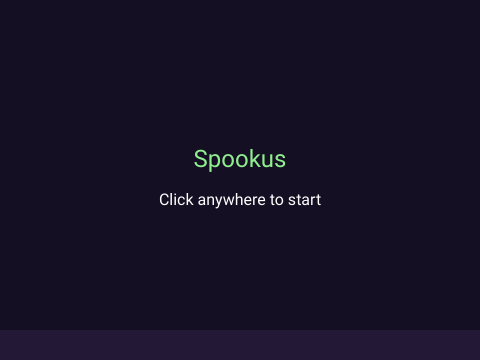
Frame 1 (no input)
Frame 60 (no input): identical to frame 1, image omitted
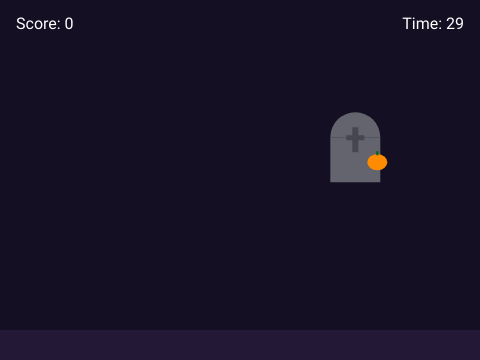
Frame 120 (the mouse pressed at the canvas centre since frame 60)

The p5.js sketch that drew these frames (run headless with seeded random() and noise() and a simulated clock; from frame 60 on, the mouse is pressed at the canvas centre):

// p5.js sketch
// ── sketch.js
let ghost;
let score = 0;
let duration = 30;
let startTime;
let state = 'start';
let spawnEvery = 60;
let particles = [];

function setup() {
  createCanvas(480, 360);
  textFont('Roboto');
  spawnGhost();
}

function spawnGhost() {
  ghost = { x: random(50, width - 50), y: random(60, height - 40) };
}

function draw() {
  background(20, 15, 35);
  noStroke();
  fill(35, 25, 55);
  rect(0, height - 30, width, 30);

  if (state === 'start') {
    textAlign(CENTER, CENTER);
    fill(144, 238, 144);
    textSize(24);
    text('Spookus', width / 2, height / 2 - 20);
    fill(255);
    textSize(16);
    text('Click anywhere to start', width / 2, height / 2 + 20);
    return;
}

  if (state === 'over') {
    textAlign(CENTER, CENTER);
    fill(255, 100, 100);
    textSize(24);
    text('Game Over', width / 2, height / 2 - 30);
    fill(255);
    textSize(18);
    text('Final Score: ' + score, width / 2, height / 2 + 5);
    textSize(14);
    text('Click to retry', width / 2, height / 2 + 40);
    return; } 

  let elapsed = (millis() - startTime) / 1000;
  let timeLeft = max(0, duration - elapsed);
  
  if (timeLeft <= 0) {
    state = 'over';
    return; }

  if (frameCount % spawnEvery === 0) {
    spawnGhost();}

  drawTombstone(ghost.x, ghost.y);

  for (let i = particles.length - 1; i >= 0; i--) {
    let p = particles[i];
    p.x += p.vx;
    p.y += p.vy;
    p.alpha -= 12;
    fill(255, 200, 100, p.alpha);
    ellipse(p.x, p.y, 6, 6);
    if (p.alpha <= 0) {
      particles.splice(i, 1); } }

  textAlign(LEFT, TOP);
  fill(255);
  textSize(16);
  text('Score: ' + score, 16, 16);
  
  textAlign(RIGHT, TOP);
  text('Time: ' + ceil(timeLeft), width - 16, 16)}

function mousePressed() {
  if (state === 'start' || state === 'over') {
    state = 'play';
    score = 0;
    startTime = millis();
    spawnGhost();
    particles = [];
    return;}
  
  if (state === 'play') {
    if (dist(mouseX, mouseY, ghost.x, ghost.y) < 35) {
      score++;
      for (let i = 0; i < 15; i++) {
        particles.push({
          x: ghost.x,
          y: ghost.y,
          vx: random(-3, 3),
          vy: random(-3, 3),
          alpha: 255
        });}
      spawnGhost();}}}

function drawTombstone(x, y) {
  noStroke();
  fill(100, 100, 110);
  arc(x, y, 50, 50, PI, 0);
  rect(x - 25, y, 50, 45);
 fill(70, 70, 80);
  rect(x - 3, y - 10, 6, 25);
  rect(x - 9, y - 2, 18, 5);
 fill(255, 140, 0);
  ellipse(x + 22, y + 25, 20, 16);
  fill(0, 100, 0);
  rect(x + 21, y + 14, 2, 4);}
